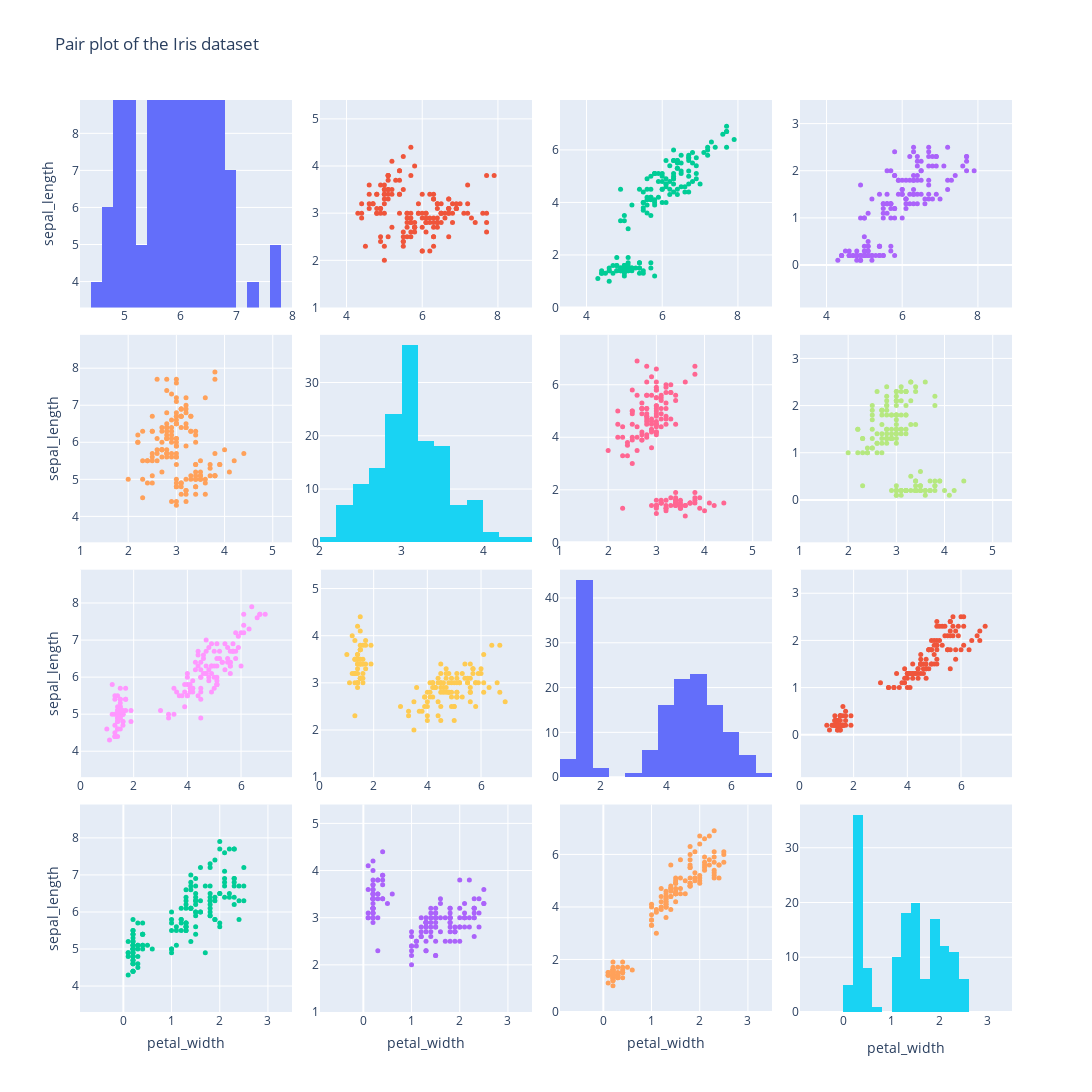

This figure's notebook cell:
### Code cell
def tu(iris):
    import plotly.graph_objects as go
    from plotly.subplots import make_subplots
    import seaborn as sns  # Using seaborn just to load the iris dataset
    features = iris.columns.tolist()
    length = len(features)
    # Create a 4x4 subplot grid
    fig = make_subplots(rows=length, cols=length,
                        shared_xaxes=False, shared_yaxes=False,
                        horizontal_spacing=0.03,  
                        vertical_spacing=0.03)

    # Scatter plots and histograms

    # 获取每一个特征的最大值和最小值
    ranges = {feat: [iris[feat].min()-1, iris[feat].max()+1] for feat in features}

    for i, feat_x in enumerate(features):
        for j, feat_y in enumerate(features):
            if i == j:  # Diagonal - Histogram
                fig.add_trace(go.Histogram(x=iris[feat_x], name=feat_x, nbinsx=20,), row=i+1, col=j+1)
                if i == 0:
                    fig.update_yaxes(range=ranges[feat_x], row=i+1, col=j+1, title_standoff=10, 
                                    title=feat_x 
                                    )  # 仅为散点图更新轴范围
                elif i == length-1:
                    fig.update_xaxes(range=ranges[feat_x], row=i+1, col=j+1, title_standoff=10, 
                                    title=feat_x 
                                    )  # 仅为散点图更新轴范围
            else:  # Scatter plot
                fig.add_trace(go.Scatter(x=iris[feat_x], y=iris[feat_y], mode='markers', name=feat_y), row=i+1, col=j+1)
                fig.update_yaxes(range=ranges[feat_y],
                                title=feat_y if j == 0 else None, 
                                title_standoff=10,   # adjust title distance
                                row=i+1, col=j+1,)  # 仅为散点图更新轴范围
                fig.update_xaxes(range=ranges[feat_x], 
                                title=feat_x if i == length-1 else None,
                                title_standoff=10,  # adjust title distance
                                row=i+1, col=j+1, )  # 仅为散点图更新轴范围

    # Update layout
    fig.update_layout(title_text="Pair plot of the Iris dataset", showlegend=False, width=1200, height=1200)
    fig.update_traces(marker=dict(size=5), selector=dict(mode='markers'))

    fig.show()
iris = sns.load_dataset('iris')
tu(iris.iloc[:,0:4])

### Figure 1 — Plotly figure (JSON) as saved in the notebook; plotly's stock layout.template omitted (floating-point values rounded to 4 significant figures; data arrays with more than 128 entries replaced by an {"elided": "..."} marker saying what was removed)
{"data": [{"name": "sepal_length", "nbinsx": 20, "type": "histogram", "x": {"elided": "150 float values"}, "xaxis": "x", "yaxis": "y"}, {"marker": {"size": 5}, "mode": "markers", "name": "sepal_width", "type": "scatter", "x": {"elided": "150 float values"}, "xaxis": "x2", "y": {"elided": "150 float values"}, "yaxis": "y2"}, {"marker": {"size": 5}, "mode": "markers", "name": "petal_length", "type": "scatter", "x": {"elided": "150 float values"}, "xaxis": "x3", "y": {"elided": "150 float values"}, "yaxis": "y3"}, {"marker": {"size": 5}, "mode": "markers", "name": "petal_width", "type": "scatter", "x": {"elided": "150 float values"}, "xaxis": "x4", "y": {"elided": "150 float values"}, "yaxis": "y4"}, {"marker": {"size": 5}, "mode": "markers", "name": "sepal_length", "type": "scatter", "x": {"elided": "150 float values"}, "xaxis": "x5", "y": {"elided": "150 float values"}, "yaxis": "y5"}, {"name": "sepal_width", "nbinsx": 20, "type": "histogram", "x": {"elided": "150 float values"}, "xaxis": "x6", "yaxis": "y6"}, {"marker": {"size": 5}, "mode": "markers", "name": "petal_length", "type": "scatter", "x": {"elided": "150 float values"}, "xaxis": "x7", "y": {"elided": "150 float values"}, "yaxis": "y7"}, {"marker": {"size": 5}, "mode": "markers", "name": "petal_width", "type": "scatter", "x": {"elided": "150 float values"}, "xaxis": "x8", "y": {"elided": "150 float values"}, "yaxis": "y8"}, {"marker": {"size": 5}, "mode": "markers", "name": "sepal_length", "type": "scatter", "x": {"elided": "150 float values"}, "xaxis": "x9", "y": {"elided": "150 float values"}, "yaxis": "y9"}, {"marker": {"size": 5}, "mode": "markers", "name": "sepal_width", "type": "scatter", "x": {"elided": "150 float values"}, "xaxis": "x10", "y": {"elided": "150 float values"}, "yaxis": "y10"}, {"name": "petal_length", "nbinsx": 20, "type": "histogram", "x": {"elided": "150 float values"}, "xaxis": "x11", "yaxis": "y11"}, {"marker": {"size": 5}, "mode": "markers", "name": "petal_width", "type": "scatter", "x": {"elided": "150 float values"}, "xaxis": "x12", "y": {"elided": "150 float values"}, "yaxis": "y12"}, {"marker": {"size": 5}, "mode": "markers", "name": "sepal_length", "type": "scatter", "x": {"elided": "150 float values"}, "xaxis": "x13", "y": {"elided": "150 float values"}, "yaxis": "y13"}, {"marker": {"size": 5}, "mode": "markers", "name": "sepal_width", "type": "scatter", "x": {"elided": "150 float values"}, "xaxis": "x14", "y": {"elided": "150 float values"}, "yaxis": "y14"}, {"marker": {"size": 5}, "mode": "markers", "name": "petal_length", "type": "scatter", "x": {"elided": "150 float values"}, "xaxis": "x15", "y": {"elided": "150 float values"}, "yaxis": "y15"}, {"name": "petal_width", "nbinsx": 20, "type": "histogram", "x": {"elided": "150 float values"}, "xaxis": "x16", "yaxis": "y16"}], "layout": {"height": 1200, "showlegend": false, "title": {"text": "Pair plot of the Iris dataset"}, "width": 1200, "xaxis": {"anchor": "y", "domain": [0, 0.2275]}, "xaxis10": {"anchor": "y10", "domain": [0.2575, 0.485], "range": [0, 7.9], "title": {"standoff": 10}}, "xaxis11": {"anchor": "y11", "domain": [0.515, 0.7425]}, "xaxis12": {"anchor": "y12", "domain": [0.7725, 1], "range": [0, 7.9], "title": {"standoff": 10}}, "xaxis13": {"anchor": "y13", "domain": [0, 0.2275], "range": [-0.9, 3.5], "title": {"standoff": 10, "text": "petal_width"}}, "xaxis14": {"anchor": "y14", "domain": [0.2575, 0.485], "range": [-0.9, 3.5], "title": {"standoff": 10, "text": "petal_width"}}, "xaxis15": {"anchor": "y15", "domain": [0.515, 0.7425], "range": [-0.9, 3.5], "title": {"standoff": 10, "text": "petal_width"}}, "xaxis16": {"anchor": "y16", "domain": [0.7725, 1], "range": [-0.9, 3.5], "title": {"text": "petal_width"}}, "xaxis2": {"anchor": "y2", "domain": [0.2575, 0.485], "range": [3.3, 8.9], "title": {"standoff": 10}}, "xaxis3": {"anchor": "y3", "domain": [0.515, 0.7425], "range": [3.3, 8.9], "title": {"standoff": 10}}, "xaxis4": {"anchor": "y4", "domain": [0.7725, 1], "range": [3.3, 8.9], "title": {"standoff": 10}}, "xaxis5": {"anchor": "y5", "domain": [0, 0.2275], "range": [1, 5.4], "title": {"standoff": 10}}, "xaxis6": {"anchor": "y6", "domain": [0.2575, 0.485]}, "xaxis7": {"anchor": "y7", "domain": [0.515, 0.7425], "range": [1, 5.4], "title": {"standoff": 10}}, "xaxis8": {"anchor": "y8", "domain": [0.7725, 1], "range": [1, 5.4], "title": {"standoff": 10}}, "xaxis9": {"anchor": "y9", "domain": [0, 0.2275], "range": [0, 7.9], "title": {"standoff": 10}}, "yaxis": {"anchor": "x", "domain": [0.7725, 1], "range": [3.3, 8.9], "title": {"text": "sepal_length"}}, "yaxis10": {"anchor": "x10", "domain": [0.2575, 0.485], "range": [1, 5.4], "title": {"standoff": 10}}, "yaxis11": {"anchor": "x11", "domain": [0.2575, 0.485]}, "yaxis12": {"anchor": "x12", "domain": [0.2575, 0.485], "range": [-0.9, 3.5], "title": {"standoff": 10}}, "yaxis13": {"anchor": "x13", "domain": [0, 0.2275], "range": [3.3, 8.9], "title": {"standoff": 10, "text": "sepal_length"}}, "yaxis14": {"anchor": "x14", "domain": [0, 0.2275], "range": [1, 5.4], "title": {"standoff": 10}}, "yaxis15": {"anchor": "x15", "domain": [0, 0.2275], "range": [0, 7.9], "title": {"standoff": 10}}, "yaxis16": {"anchor": "x16", "domain": [0, 0.2275]}, "yaxis2": {"anchor": "x2", "domain": [0.7725, 1], "range": [1, 5.4], "title": {"standoff": 10}}, "yaxis3": {"anchor": "x3", "domain": [0.7725, 1], "range": [0, 7.9], "title": {"standoff": 10}}, "yaxis4": {"anchor": "x4", "domain": [0.7725, 1], "range": [-0.9, 3.5], "title": {"standoff": 10}}, "yaxis5": {"anchor": "x5", "domain": [0.515, 0.7425], "range": [3.3, 8.9], "title": {"standoff": 10, "text": "sepal_length"}}, "yaxis6": {"anchor": "x6", "domain": [0.515, 0.7425]}, "yaxis7": {"anchor": "x7", "domain": [0.515, 0.7425], "range": [0, 7.9], "title": {"standoff": 10}}, "yaxis8": {"anchor": "x8", "domain": [0.515, 0.7425], "range": [-0.9, 3.5], "title": {"standoff": 10}}, "yaxis9": {"anchor": "x9", "domain": [0.2575, 0.485], "range": [3.3, 8.9], "title": {"standoff": 10, "text": "sepal_length"}}}}
